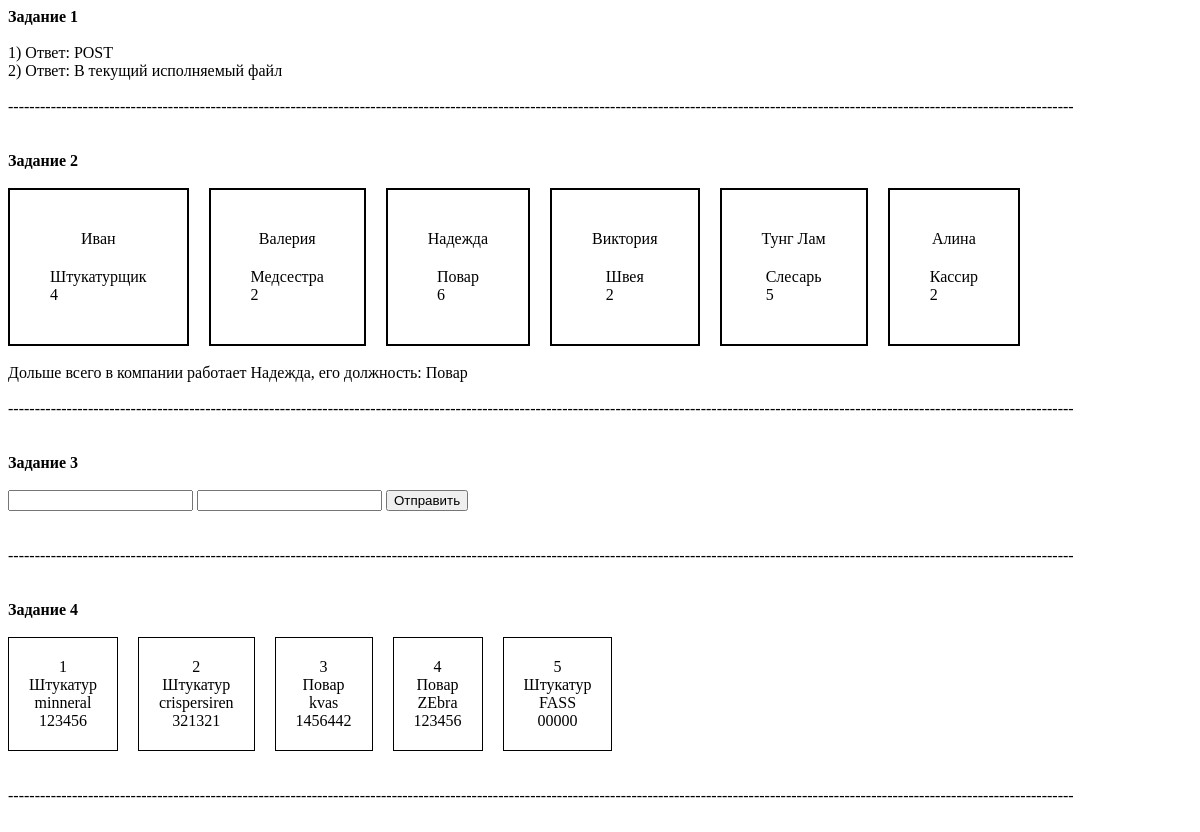
Page /labs/KR2/KR.php on the committed database.
### tables this page shows
CREATE TABLE `myUser` (
  `id` int(11) NOT NULL,
  `login` varchar(128) DEFAULT NULL,
  `password` varchar(128) DEFAULT NULL,
  `id_role` int(11) DEFAULT NULL
);

CREATE TABLE `role` (
  `id` int(11) NOT NULL,
  `title_role` varchar(128) DEFAULT NULL
);

### labs/KR2/KR.php (the view, shortened to what this page needs)
<!DOCTYPE html>
<html lang="en">
<head>
    <link rel="stylesheet" href="style.css">
</head>
<body>
    <?php
        function output($str)
        {
            echo nl2br($str);
        }
        $people = [
            ['fio' => 'Иван', 'position' => 'Штукатурщик', 'experience' => 4],
            ['fio' => 'Валерия', 'position' => 'Медсестра', 'experience' => 2],
            ['fio' => 'Надежда', 'position' => 'Повар', 'experience' => 6],
            ['fio' => 'Виктория', 'position' => 'Швея', 'experience' => 2],
            ['fio' => 'Тунг Лам', 'position' => 'Слесарь', 'experience' => 5],
            ['fio' => 'Алина', 'position' => 'Кассир', 'experience' => 2]
        ];
        echo "<div class=\"list\">";
        foreach ($people as $item) {
            echo "
        <div class=\"list__item\">
            <div class=\"name\">
                " . $item['fio'] . "
            </div>
            <div class=\"meta\">
                <div class=\"position\">
                " . $item['position'] . "
                </div>
                <div class=\"exp\">
                " . $item['experience'] . "
                </div>
            </div>
        </div>";
        }
        echo "</div>";
        echo "<form action=\"kr_3.php\" method=\"POST\">
        <input type=\"text\" name=\"email\">
        <input type=\"text\" name=\"password\">
        <button type=\"sumbit\" name=\"submit\">Отправить</button>
    </form>";
        $connection = mysqli_connect('localhost', 'root', '', 'primer');
        $querry = "SELECT DISTINCT role.title_role, myUser.id, myUser.login, myUser.password FROM role, myUser WHERE role.id = myUser.id_role";
        $response = mysqli_query($connection, $querry);
        $amount_cols = mysqli_num_rows($response);
        echo "<div class=\"users\">";
        for ($i = 0; $i < $amount_cols; $i++) {
            $row = mysqli_fetch_assoc($response);
            echo "
    <div class=\"user\">
        <div class=\"id\">
            " . $row['id'] . "
        </div>
        <div class=\"role\">
        " . $row['title_role'] . "
        </div>
        <div class=\"login\">
        " . $row['login'] . "
        </div>
        <div class=\"password\">
        " . $row['password'] . "
        </div>
    </div>";
        }
        echo "</div>";
    ?>
</body>
</html>

### labs/KR2/style.css (style rules this page uses)
.list { display: flex; gap: 20px; }
.list__item { padding: 40px; display: flex; flex-direction: column; align-items: center; gap: 20px; border: 2px solid black; }
.users { display: flex; gap: 20px; flex-wrap: wrap; }
.user { display: flex; flex-direction: column; align-items: center; padding: 20px; border: 1px solid black; }

### rows in the picture
myuser: id "1", id_role.title_role "Штукатур", login "minneral", password "123456"
myuser: id "2", id_role.title_role "Штукатур", login "crispersiren", password "321321"
myuser: id "3", id_role.title_role "Повар", login "kvas", password "1456442"
myuser: id "4", id_role.title_role "Повар", login "ZEbra", password "123456"
myuser: id "5", id_role.title_role "Штукатур", login "FASS", password "00000"

### other values in the picture
$item['fio'] "Иван"
$item['position'] "Штукатурщик"
$item['experience'] "4"
$item['fio'] "Валерия"
$item['position'] "Медсестра"
$item['experience'] "2"
$item['fio'] "Надежда"
$item['position'] "Повар"
$item['experience'] "6"
$item['fio'] "Виктория"
$item['position'] "Швея"
$item['fio'] "Тунг Лам"
$item['position'] "Слесарь"
$item['experience'] "5"
$item['fio'] "Алина"
